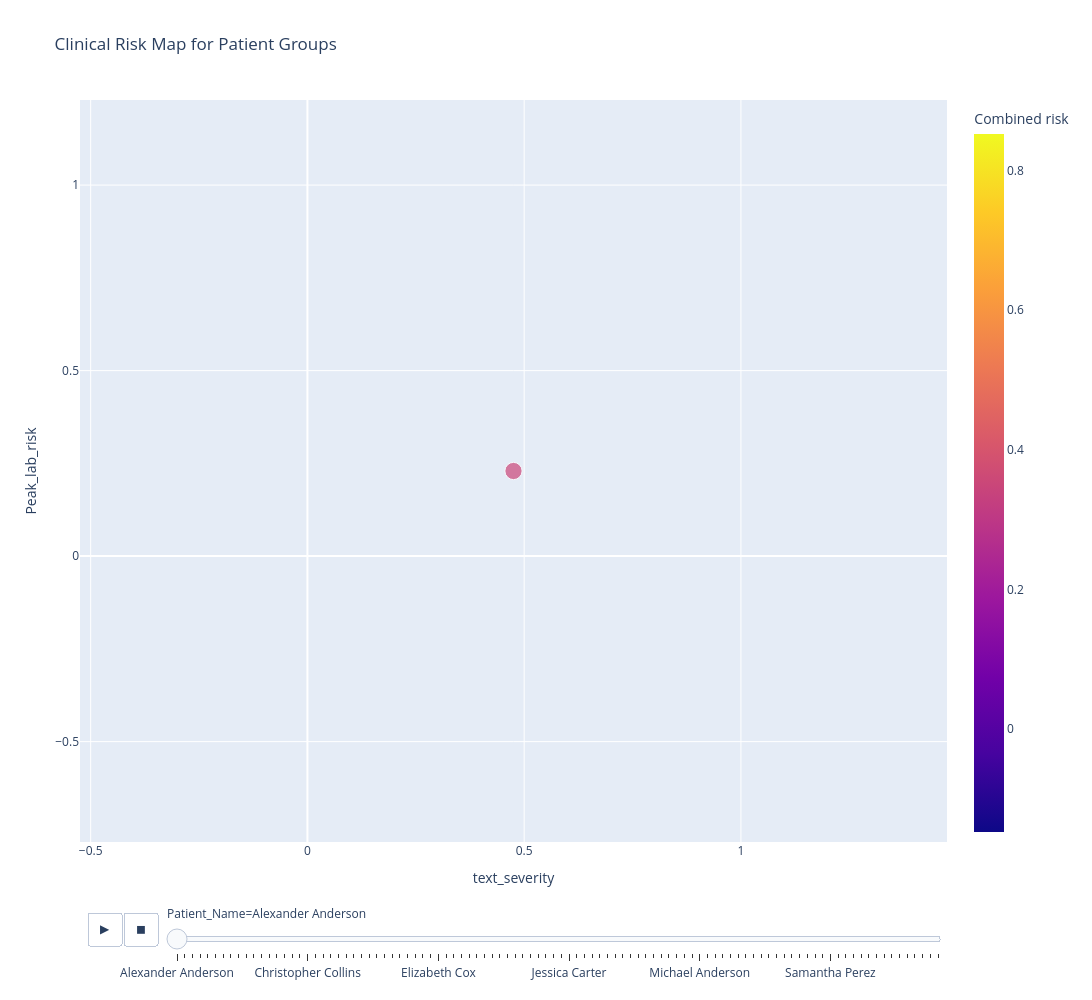

Notebook cell for this chart:
### Code cell
# show patients on stratification matrix.

fig2 = px.scatter(
    data_frame=patient_summmary_df,
    x='text_severity',
    y='Peak_lab_risk',
    color='Combined risk',
    size='Combined risk',
    hover_name='Patient_Name',
    animation_frame="Patient_Name", # allows me to see data per patient (filter)
    hover_data={
        'Index': patient_summmary_df.index,
        'Visit Count': True, # means "show me the row value for this column."
        'Combined risk':':.3f',
        'text_severity': ':.3f',
        'Peak_lab_risk': ':.3f',
        'Age':True,
    },
    title='Clinical Risk Map for Patient Groups',   
    width=1300,
    height=1000
)

fig2.show()

### Figure 1 — Plotly figure (JSON) as saved in the notebook; plotly's stock layout.template omitted (floating-point values rounded to 4 significant figures)
{"data": [{"customdata": [[0.0, 1.0, 0.3524, 66.0]], "hovertemplate": "<b>%{hovertext}</b><br><br>Patient_Name=Alexander Anderson<br>text_severity=%{x:.3f}<br>Peak_lab_risk=%{y:.3f}<br>Combined risk=%{marker.color:.3f}<br>Index=%{customdata[0]}<br>Visit Count=%{customdata[1]}<br>Age=%{customdata[3]}<extra></extra>", "hovertext": ["Alexander Anderson"], "legendgroup": "", "marker": {"color": [0.3524], "coloraxis": "coloraxis", "size": [0.3524], "sizemode": "area", "sizeref": 0.002365, "symbol": "circle"}, "mode": "markers", "name": "", "orientation": "v", "showlegend": false, "type": "scatter", "x": [0.4754], "xaxis": "x", "y": [0.2294], "yaxis": "y"}], "layout": {"coloraxis": {"colorbar": {"title": {"text": "Combined risk"}}, "colorscale": [[0, "#0d0887"], [0.1111, "#46039f"], [0.2222, "#7201a8"], [0.3333, "#9c179e"], [0.4444, "#bd3786"], [0.5556, "#d8576b"], [0.6667, "#ed7953"], [0.7778, "#fb9f3a"], [0.8889, "#fdca26"], [1, "#f0f921"]]}, "height": 1000, "legend": {"itemsizing": "constant", "tracegroupgap": 0}, "sliders": [{"active": 0, "currentvalue": {"prefix": "Patient_Name="}, "len": 0.9, "pad": {"b": 10, "t": 60}, "steps": [{"args": [["Alexander Anderson"], {"frame": {"duration": 0, "redraw": false}, "fromcurrent": true, "mode": "immediate", "transition": {"duration": 0, "easing": "linear"}}], "label": "Alexander Anderson", "method": "animate"}, {"args": [["Alexander King"], {"frame": {"duration": 0, "redraw": false}, "fromcurrent": true, "mode": "immediate", "transition": {"duration": 0, "easing": "linear"}}], "label": "Alexander King", "method": "animate"}, {"args": [["Amanda Hall"], {"frame": {"duration": 0, "redraw": false}, "fromcurrent": true, "mode": "immediate", "transition": {"duration": 0, "easing": "linear"}}], "label": "Amanda Hall", "method": "animate"}, {"args": [["Amy Gomez"], {"frame": {"duration": 0, "redraw": false}, "fromcurrent": true, "mode": "immediate", "transition": {"duration": 0, "easing": "linear"}}], "label": "Amy Gomez", "method": "animate"}, {"args": [["Anna Sanchez"], {"frame": {"duration": 0, "redraw": false}, "fromcurrent": true, "mode": "immediate", "transition": {"duration": 0, "easing": "linear"}}], "label": "Anna Sanchez", "method": "animate"}, {"args": [["Anthony Bennett"], {"frame": {"duration": 0, "redraw": false}, "fromcurrent": true, "mode": "immediate", "transition": {"duration": 0, "easing": "linear"}}], "label": "Anthony Bennett", "method": "animate"}, {"args": [["Barbara Long"], {"frame": {"duration": 0, "redraw": false}, "fromcurrent": true, "mode": "immediate", "transition": {"duration": 0, "easing": "linear"}}], "label": "Barbara Long", "method": "animate"}, {"args": [["Barbara Ramirez"], {"frame": {"duration": 0, "redraw": false}, "fromcurrent": true, "mode": "immediate", "transition": {"duration": 0, "easing": "linear"}}], "label": "Barbara Ramirez", "method": "animate"}, {"args": [["Benjamin Collins"], {"frame": {"duration": 0, "redraw": false}, "fromcurrent": true, "mode": "immediate", "transition": {"duration": 0, "easing": "linear"}}], "label": "Benjamin Collins", "method": "animate"}, {"args": [["Betty Reed"], {"frame": {"duration": 0, "redraw": false}, "fromcurrent": true, "mode": "immediate", "transition": {"duration": 0, "easing": "linear"}}], "label": "Betty Reed", "method": "animate"}, {"args": [["Betty Wood"], {"frame": {"duration": 0, "redraw": false}, "fromcurrent": true, "mode": "immediate", "transition": {"duration": 0, "easing": "linear"}}], "label": "Betty Wood", "method": "animate"}, {"args": [["Brenda Harris"], {"frame": {"duration": 0, "redraw": false}, "fromcurrent": true, "mode": "immediate", "transition": {"duration": 0, "easing": "linear"}}], "label": "Brenda Harris", "method": "animate"}, {"args": [["Carol Anderson"], {"frame": {"duration": 0, "redraw": false}, "fromcurrent": true, "mode": "immediate", "transition": {"duration": 0, "easing": "linear"}}], "label": "Carol Anderson", "method": "animate"}, {"args": [["Carol Scott"], {"frame": {"duration": 0, "redraw": false}, "fromcurrent": true, "mode": "immediate", "transition": {"duration": 0, "easing": "linear"}}], "label": "Carol Scott", "method": "animate"}, {"args": [["Catherine Green"], {"frame": {"duration": 0, "redraw": false}, "fromcurrent": true, "mode": "immediate", "transition": {"duration": 0, "easing": "linear"}}], "label": "Catherine Green", "method": "animate"}, {"args": [["Catherine Wood"], {"frame": {"duration": 0, "redraw": false}, "fromcurrent": true, "mode": "immediate", "transition": {"duration": 0, "easing": "linear"}}], "label": "Catherine Wood", "method": "animate"}, {"args": [["Charles King"], {"frame": {"duration": 0, "redraw": false}, "fromcurrent": true, "mode": "immediate", "transition": {"duration": 0, "easing": "linear"}}], "label": "Charles King", "method": "animate"}, {"args": [["Christopher Collins"], {"frame": {"duration": 0, "redraw": false}, "fromcurrent": true, "mode": "immediate", "transition": {"duration": 0, "easing": "linear"}}], "label": "Christopher Collins", "method": "animate"}, {"args": [["Christopher Cooper"], {"frame": {"duration": 0, "redraw": false}, "fromcurrent": true, "mode": "immediate", "transition": {"duration": 0, "easing": "linear"}}], "label": "Christopher Cooper", "method": "animate"}, {"args": [["Christopher Mendoza"], {"frame": {"duration": 0, "redraw": false}, "fromcurrent": true, "mode": "immediate", "transition": {"duration": 0, "easing": "linear"}}], "label": "Christopher Mendoza", "method": "animate"}, {"args": [["Cynthia Carter"], {"frame": {"duration": 0, "redraw": false}, "fromcurrent": true, "mode": "immediate", "transition": {"duration": 0, "easing": "linear"}}], "label": "Cynthia Carter", "method": "animate"}, {"args": [["Cynthia Ortiz"], {"frame": {"duration": 0, "redraw": false}, "fromcurrent": true, "mode": "immediate", "transition": {"duration": 0, "easing": "linear"}}], "label": "Cynthia Ortiz", "method": "animate"}, {"args": [["Daniel Cook"], {"frame": {"duration": 0, "redraw": false}, "fromcurrent": true, "mode": "immediate", "transition": {"duration": 0, "easing": "linear"}}], "label": "Daniel Cook", "method": "animate"}, {"args": [["David Roberts"], {"frame": {"duration": 0, "redraw": false}, "fromcurrent": true, "mode": "immediate", "transition": {"duration": 0, "easing": "linear"}}], "label": "David Roberts", "method": "animate"}, {"args": [["Debra Chavez"], {"frame": {"duration": 0, "redraw": false}, "fromcurrent": true, "mode": "immediate", "transition": {"duration": 0, "easing": "linear"}}], "label": "Debra Chavez", "method": "animate"}, {"args": [["Debra Morgan"], {"frame": {"duration": 0, "redraw": false}, "fromcurrent": true, "mode": "immediate", "transition": {"duration": 0, "easing": "linear"}}], "label": "Debra Morgan", "method": "animate"}, {"args": [["Dennis Wright"], {"frame": {"duration": 0, "redraw": false}, "fromcurrent": true, "mode": "immediate", "transition": {"duration": 0, "easing": "linear"}}], "label": "Dennis Wright", "method": "animate"}, {"args": [["Donna Hernandez"], {"frame": {"duration": 0, "redraw": false}, "fromcurrent": true, "mode": "immediate", "transition": {"duration": 0, "easing": "linear"}}], "label": "Donna Hernandez", "method": "animate"}, {"args": [["Donna Parker"], {"frame": {"duration": 0, "redraw": false}, "fromcurrent": true, "mode": "immediate", "transition": {"duration": 0, "easing": "linear"}}], "label": "Donna Parker", "method": "animate"}, {"args": [["Donna Watson"], {"frame": {"duration": 0, "redraw": false}, "fromcurrent": true, "mode": "immediate", "transition": {"duration": 0, "easing": "linear"}}], "label": "Donna Watson", "method": "animate"}, {"args": [["Dorothy Cook"], {"frame": {"duration": 0, "redraw": false}, "fromcurrent": true, "mode": "immediate", "transition": {"duration": 0, "easing": "linear"}}], "label": "Dorothy Cook", "method": "animate"}, {"args": [["Dorothy Foster"], {"frame": {"duration": 0, "redraw": false}, "fromcurrent": true, "mode": "immediate", "transition": {"duration": 0, "easing": "linear"}}], "label": "Dorothy Foster", "method": "animate"}, {"args": [["Dorothy Gonzalez"], {"frame": {"duration": 0, "redraw": false}, "fromcurrent": true, "mode": "immediate", "transition": {"duration": 0, "easing": "linear"}}], "label": "Dorothy Gonzalez", "method": "animate"}, {"args": [["Dorothy Jones"], {"frame": {"duration": 0, "redraw": false}, "fromcurrent": true, "mode": "immediate", "transition": {"duration": 0, "easing": "linear"}}], "label": "Dorothy Jones", "method": "animate"}, {"args": [["Elizabeth Cox"], {"frame": {"duration": 0, "redraw": false}, "fromcurrent": true, "mode": "immediate", "transition": {"duration": 0, "easing": "linear"}}], "label": "Elizabeth Cox", "method": "animate"}, {"args": [["Emma Campbell"], {"frame": {"duration": 0, "redraw": false}, "fromcurrent": true, "mode": "immediate", "transition": {"duration": 0, "easing": "linear"}}], "label": "Emma Campbell", "method": "animate"}, {"args": [["Gary Brooks"], {"frame": {"duration": 0, "redraw": false}, "fromcurrent": true, "mode": "immediate", "transition": {"duration": 0, "easing": "linear"}}], "label": "Gary Brooks", "method": "animate"}, {"args": [["Gary Cox"], {"frame": {"duration": 0, "redraw": false}, "fromcurrent": true, "mode": "immediate", "transition": {"duration": 0, "easing": "linear"}}], "label": "Gary Cox", "method": "animate"}, {"args": [["Gary Morgan"], {"frame": {"duration": 0, "redraw": false}, "fromcurrent": true, "mode": "immediate", "transition": {"duration": 0, "easing": "linear"}}], "label": "Gary Morgan", "method": "animate"}, {"args": [["Gary Ross"], {"frame": {"duration": 0, "redraw": false}, "fromcurrent": true, "mode": "immediate", "transition": {"duration": 0, "easing": "linear"}}], "label": "Gary Ross", "method": "animate"}, {"args": [["George Lee"], {"frame": {"duration": 0, "redraw": false}, "fromcurrent": true, "mode": "immediate", "transition": {"duration": 0, "easing": "linear"}}], "label": "George Lee", "method": "animate"}, {"args": [["Helen Lopez"], {"frame": {"duration": 0, "redraw": false}, "fromcurrent": true, "mode": "immediate", "transition": {"duration": 0, "easing": "linear"}}], "label": "Helen Lopez", "method": "animate"}, {"args": [["Jack Wilson"], {"frame": {"duration": 0, "redraw": false}, "fromcurrent": true, "mode": "immediate", "transition": {"duration": 0, "easing": "linear"}}], "label": "Jack Wilson", "method": "animate"}, {"args": [["James Castillo"], {"frame": {"duration": 0, "redraw": false}, "fromcurrent": true, "mode": "immediate", "transition": {"duration": 0, "easing": "linear"}}], "label": "James Castillo", "method": "animate"}, {"args": [["Janet Bailey"], {"frame": {"duration": 0, "redraw": false}, "fromcurrent": true, "mode": "immediate", "transition": {"duration": 0, "easing": "linear"}}], "label": "Janet Bailey", "method": "animate"}, {"args": [["Janet Howard"], {"frame": {"duration": 0, "redraw": false}, "fromcurrent": true, "mode": "immediate", "transition": {"duration": 0, "easing": "linear"}}], "label": "Janet Howard", "method": "animate"}, {"args": [["Jason Howard"], {"frame": {"duration": 0, "redraw": false}, "fromcurrent": true, "mode": "immediate", "transition": {"duration": 0, "easing": "linear"}}], "label": "Jason Howard", "method": "animate"}, {"args": [["Jason Kim"], {"frame": {"duration": 0, "redraw": false}, "fromcurrent": true, "mode": "immediate", "transition": {"duration": 0, "easing": "linear"}}], "label": "Jason Kim", "method": "animate"}, {"args": [["Jennifer James"], {"frame": {"duration": 0, "redraw": false}, "fromcurrent": true, "mode": "immediate", "transition": {"duration": 0, "easing": "linear"}}], "label": "Jennifer James", "method": "animate"}, {"args": [["Jennifer Sanders"], {"frame": {"duration": 0, "redraw": false}, "fromcurrent": true, "mode": "immediate", "transition": {"duration": 0, "easing": "linear"}}], "label": "Jennifer Sanders", "method": "animate"}, {"args": [["Jerry Chavez"], {"frame": {"duration": 0, "redraw": false}, "fromcurrent": true, "mode": "immediate", "transition": {"duration": 0, "easing": "linear"}}], "label": "Jerry Chavez", "method": "animate"}, {"args": [["Jessica Carter"], {"frame": {"duration": 0, "redraw": false}, "fromcurrent": true, "mode": "immediate", "transition": {"duration": 0, "easing": "linear"}}], "label": "Jessica Carter", "method": "animate"}, {"args": [["John Brown"], {"frame": {"duration": 0, "redraw": false}, "fromcurrent": true, "mode": "immediate", "transition": {"duration": 0, "easing": "linear"}}], "label": "John Brown", "method": "animate"}, {"args": [["Joshua Brooks"], {"frame": {"duration": 0, "redraw": false}, "fromcurrent": true, "mode": "immediate", "transition": {"duration": 0, "easing": "linear"}}], "label": "Joshua Brooks", "method": "animate"}, {"args": [["Karen Ramirez"], {"frame": {"duration": 0, "redraw": false}, "fromcurrent": true, "mode": "immediate", "transition": {"duration": 0, "easing": "linear"}}], "label": "Karen Ramirez", "method": "animate"}, {"args": [["Karen Watson"], {"frame": {"duration": 0, "redraw": false}, "fromcurrent": true, "mode": "immediate", "transition": {"duration": 0, "easing": "linear"}}], "label": "Karen Watson", "method": "animate"}, {"args": [["Kenneth Phillips"], {"frame": {"duration": 0, "redraw": false}, "fromcurrent": true, "mode": "immediate", "transition": {"duration": 0, "easing": "linear"}}], "label": "Kenneth Phillips", "method": "animate"}, {"args": [["Kimberly Smith"], {"frame": {"duration": 0, "redraw": false}, "fromcurrent": true, "mode": "immediate", "transition": {"duration": 0, "easing": "linear"}}], "label": "Kimberly Smith", "method": "animate"}, {"args": [["Kimberly Young"], {"frame": {"duration": 0, "redraw": false}, "fromcurrent": true, "mode": "immediate", "transition": {"duration": 0, "easing": "linear"}}], "label": "Kimberly Young", "method": "animate"}, {"args": [["Laura Ramos"], {"frame": {"duration": 0, "redraw": false}, "fromcurrent": true, "mode": "immediate", "transition": {"duration": 0, "easing": "linear"}}], "label": "Laura Ramos", "method": "animate"}, {"args": [["Lisa Martin"], {"frame": {"duration": 0, "redraw": false}, "fromcurrent": true, "mode": "immediate", "transition": {"duration": 0, "easing": "linear"}}], "label": "Lisa Martin", "method": "animate"}, {"args": [["Maria Davis"], {"frame": {"duration": 0, "redraw": false}, "fromcurrent": true, "mode": "immediate", "transition": {"duration": 0, "easing": "linear"}}], "label": "Maria Davis", "method": "animate"}, {"args": [["Maria Ortiz"], {"frame": {"duration": 0, "redraw": false}, "fromcurrent": true, "mode": "immediate", "transition": {"duration": 0, "easing": "linear"}}], "label": "Maria Ortiz", "method": "animate"}, {"args": [["Mark Mendoza"], {"frame": {"duration": 0, "redraw": false}, "fromcurrent": true, "mode": "immediate", "transition": {"duration": 0, "easing": "linear"}}], "label": "Mark Mendoza", "method": "animate"}, {"args": [["Mark Moore"], {"frame": {"duration": 0, "redraw": false}, "fromcurrent": true, "mode": "immediate", "transition": {"duration": 0, "easing": "linear"}}], "label": "Mark Moore", "method": "animate"}, {"args": [["Mary Mendoza"], {"frame": {"duration": 0, "redraw": false}, "fromcurrent": true, "mode": "immediate", "transition": {"duration": 0, "easing": "linear"}}], "label": "Mary Mendoza", "method": "animate"}, {"args": [["Melissa Rivera"], {"frame": {"duration": 0, "redraw": false}, "fromcurrent": true, "mode": "immediate", "transition": {"duration": 0, "easing": "linear"}}], "label": "Melissa Rivera", "method": "animate"}, {"args": [["Melissa Ross"], {"frame": {"duration": 0, "redraw": false}, "fromcurrent": true, "mode": "immediate", "transition": {"duration": 0, "easing": "linear"}}], "label": "Melissa Ross", "method": "animate"}, {"args": [["Michael Anderson"], {"frame": {"duration": 0, "redraw": false}, "fromcurrent": true, "mode": "immediate", "transition": {"duration": 0, "easing": "linear"}}], "label": "Michael Anderson", "method": "animate"}, {"args": [["Michelle Foster"], {"frame": {"duration": 0, "redraw": false}, "fromcurrent": true, "mode": "immediate", "transition": {"duration": 0, "easing": "linear"}}], "label": "Michelle Foster", "method": "animate"}, {"args": [["Nicole Brown"], {"frame": {"duration": 0, "redraw": false}, "fromcurrent": true, "mode": "immediate", "transition": {"duration": 0, "easing": "linear"}}], "label": "Nicole Brown", "method": "animate"}, {"args": [["Nicole King"], {"frame": {"duration": 0, "redraw": false}, "fromcurrent": true, "mode": "immediate", "transition": {"duration": 0, "easing": "linear"}}], "label": "Nicole King", "method": "animate"}, {"args": [["Pamela Diaz"], {"frame": {"duration": 0, "redraw": false}, "fromcurrent": true, "mode": "immediate", "transition": {"duration": 0, "easing": "linear"}}], "label": "Pamela Diaz", "method": "animate"}, {"args": [["Patricia Patel"], {"frame": {"duration": 0, "redraw": false}, "fromcurrent": true, "mode": "immediate", "transition": {"duration": 0, "easing": "linear"}}], "label": "Patricia Patel", "method": "animate"}, {"args": [["Patrick Rodriguez"], {"frame": {"duration": 0, "redraw": false}, "fromcurrent": true, "mode": "immediate", "transition": {"duration": 0, "easing": "linear"}}], "label": "Patrick Rodriguez", "method": "animate"}, {"args": [["Paul Brooks"], {"frame": {"duration": 0, "redraw": false}, "fromcurrent": true, "mode": "immediate", "transition": {"duration": 0, "easing": "linear"}}], "label": "Paul Brooks", "method": "animate"}, {"args": [["Paul Hughes"], {"frame": {"duration": 0, "redraw": false}, "fromcurrent": true, "mode": "immediate", "transition": {"duration": 0, "easing": "linear"}}], "label": "Paul Hughes", "method": "animate"}, {"args": [["Paul Rodriguez"], {"frame": {"duration": 0, "redraw": false}, "fromcurrent": true, "mode": "immediate", "transition": {"duration": 0, "easing": "linear"}}], "label": "Paul Rodriguez", "method": "animate"}, {"args": [["Rachel Cooper"], {"frame": {"duration": 0, "redraw": false}, "fromcurrent": true, "mode": "immediate", "transition": {"duration": 0, "easing": "linear"}}], "label": "Rachel Cooper", "method": "animate"}, {"args": [["Rachel Diaz"], {"frame": {"duration": 0, "redraw": false}, "fromcurrent": true, "mode": "immediate", "transition": {"duration": 0, "easing": "linear"}}], "label": "Rachel Diaz", "method": "animate"}, {"args": [["Raymond Bailey"], {"frame": {"duration": 0, "redraw": false}, "fromcurrent": true, "mode": "immediate", "transition": {"duration": 0, "easing": "linear"}}], "label": "Raymond Bailey", "method": "animate"}, {"args": [["Rebecca Lewis"], {"frame": {"duration": 0, "redraw": false}, "fromcurrent": true, "mode": "immediate", "transition": {"duration": 0, "easing": "linear"}}], "label": "Rebecca Lewis", "method": "animate"}, {"args": [["Ruth Baker"], {"frame": {"duration": 0, "redraw": false}, "fromcurrent": true, "mode": "immediate", "transition": {"duration": 0, "easing": "linear"}}], "label": "Ruth Baker", "method": "animate"}, {"args": [["Ruth Lee"], {"frame": {"duration": 0, "redraw": false}, "fromcurrent": true, "mode": "immediate", "transition": {"duration": 0, "easing": "linear"}}], "label": "Ruth Lee", "method": "animate"}, {"args": [["Samantha Anderson"], {"frame": {"duration": 0, "redraw": false}, "fromcurrent": true, "mode": "immediate", "transition": {"duration": 0, "easing": "linear"}}], "label": "Samantha Anderson", "method": "animate"}, {"args": [["Samantha Perez"], {"frame": {"duration": 0, "redraw": false}, "fromcurrent": true, "mode": "immediate", "transition": {"duration": 0, "easing": "linear"}}], "label": "Samantha Perez", "method": "animate"}, {"args": [["Samuel Patel"], {"frame": {"duration": 0, "redraw": false}, "fromcurrent": true, "mode": "immediate", "transition": {"duration": 0, "easing": "linear"}}], "label": "Samuel Patel", "method": "animate"}, {"args": [["Sandra Lee"], {"frame": {"duration": 0, "redraw": false}, "fromcurrent": true, "mode": "immediate", "transition": {"duration": 0, "easing": "linear"}}], "label": "Sandra Lee", "method": "animate"}, {"args": [["Sarah Young"], {"frame": {"duration": 0, "redraw": false}, "fromcurrent": true, "mode": "immediate", "transition": {"duration": 0, "easing": "linear"}}], "label": "Sarah Young", "method": "animate"}, {"args": [["Shirley Murphy"], {"frame": {"duration": 0, "redraw": false}, "fromcurrent": true, "mode": "immediate", "transition": {"duration": 0, "easing": "linear"}}], "label": "Shirley Murphy", "method": "animate"}, {"args": [["Stephanie Campbell"], {"frame": {"duration": 0, "redraw": false}, "fromcurrent": true, "mode": "immediate", "transition": {"duration": 0, "easing": "linear"}}], "label": "Stephanie Campbell", "method": "animate"}, {"args": [["Stephen King"], {"frame": {"duration": 0, "redraw": false}, "fromcurrent": true, "mode": "immediate", "transition": {"duration": 0, "easing": "linear"}}], "label": "Stephen King", "method": "animate"}, {"args": [["Stephen Sanders"], {"frame": {"duration": 0, "redraw": false}, "fromcurrent": true, "mode": "immediate", "transition": {"duration": 0, "easing": "linear"}}], "label": "Stephen Sanders", "method": "animate"}, {"args": [["Steven Peterson"], {"frame": {"duration": 0, "redraw": false}, "fromcurrent": true, "mode": "immediate", "transition": {"duration": 0, "easing": "linear"}}], "label": "Steven Peterson", "method": "animate"}, {"args": [["Susan Lopez"], {"frame": {"duration": 0, "redraw": false}, "fromcurrent": true, "mode": "immediate", "transition": {"duration": 0, "easing": "linear"}}], "label": "Susan Lopez", "method": "animate"}, {"args": [["Susan Watson"], {"frame": {"duration": 0, "redraw": false}, "fromcurrent": true, "mode": "immediate", "transition": {"duration": 0, "easing": "linear"}}], "label": "Susan Watson", "method": "animate"}, {"args": [["Timothy Gonzalez"], {"frame": {"duration": 0, "redraw": false}, "fromcurrent": true, "mode": "immediate", "transition": {"duration": 0, "easing": "linear"}}], "label": "Timothy Gonzalez", "method": "animate"}, {"args": [["Timothy Kim"], {"frame": {"duration": 0, "redraw": false}, "fromcurrent": true, "mode": "immediate", "transition": {"duration": 0, "easing": "linear"}}], "label": "Timothy Kim", "method": "animate"}, {"args": [["Timothy Scott"], {"frame": {"duration": 0, "redraw": false}, "fromcurrent": true, "mode": "immediate", "transition": {"duration": 0, "easing": "linear"}}], "label": "Timothy Scott", "method": "animate"}, {"args": [["William Peterson"], {"frame": {"duration": 0, "redraw": false}, "fromcurrent": true, "mode": "immediate", "transition": {"duration": 0, "easing": "linear"}}], "label": "William Peterson", "method": "animate"}], "x": 0.1, "xanchor": "left", "y": 0, "yanchor": "top"}], "title": {"text": "Clinical Risk Map for Patient Groups"}, "updatemenus": [{"buttons": [{"args": [null, {"frame": {"duration": 500, "redraw": false}, "fromcurrent": true, "mode": "immediate", "transition": {"duration": 500, "easing": "linear"}}], "label": "&#9654;", "method": "animate"}, {"args": [[null], {"frame": {"duration": 0, "redraw": false}, "fromcurrent": true, "mode": "immediate", "transition": {"duration": 0, "easing": "linear"}}], "label": "&#9724;", "method": "animate"}], "direction": "left", "pad": {"r": 10, "t": 70}, "showactive": false, "type": "buttons", "x": 0.1, "xanchor": "right", "y": 0, "yanchor": "top"}], "width": 1300, "xaxis": {"anchor": "y", "domain": [0, 1], "title": {"text": "text_severity"}}, "yaxis": {"anchor": "x", "domain": [0, 1], "title": {"text": "Peak_lab_risk"}}}}
